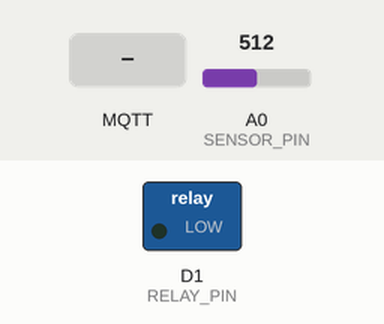
This sketch was run on a simulated ESP8266 (NodeMCU). Shown: switched loads named in the sketch (green lamp = pin HIGH). Inputs (shaded band) come from the test bench; at power-on: A0 (SENSOR_PIN) = 512. WiFi joins after 1.5 s; servers stay silent unless stated; no MQTT or app messages arrive unless stated; what the sketch prints to the serial monitor is not drawn.

Above: at 2.7 s.
2.8 s: MQTT message "TRIP" arrives on the first subscribed topic
At 3.4 s:
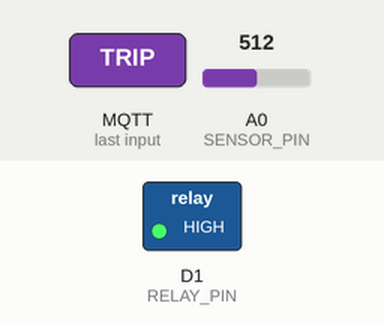
4.5 s: MQTT message "1" arrives on the first subscribed topic
6.0 s: MQTT message "on" arrives on the first subscribed topic
Timing chart, 0 to 9.0 s (numbered marks = the images above; inputs shaded):
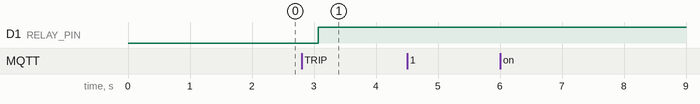

Measured:
- after the input at 2.8 s, D1 (RELAY_PIN): LOW → HIGH after 0.27 s
- after the input at 4.5 s, every drawn part: stays the same
- after the input at 6.0 s, every drawn part: stays the same

The sketch:

slave.ino
```cpp
#include <ESP8266WiFi.h>
#include <PubSubClient.h>

// NOTE: This code is for reference only.
// It acts as the ESP8266 node that publishes telemetry and responds to trips.

const char* ssid = "YOUR_WIFI_SSID";
const char* password = "YOUR_WIFI_PASSWORD";
const char* mqtt_server = "YOUR_MQTT_BROKER_IP";

const char* motor_id = "motor1";

String telemetry_topic = String("factory/") + motor_id + String("/telemetry");
String control_topic = String("factory/") + motor_id + String("/control");
String lwt_topic = String("factory/") + motor_id + String("/status");

WiFiClient espClient;
PubSubClient client(espClient);

// Hardware pins
const int RELAY_PIN = D1;
const int SENSOR_PIN = A0; // Shared analog pin for reference

void setup_wifi() {
  delay(10);
  Serial.println();
  Serial.print("Connecting to ");
  Serial.println(ssid);

  WiFi.begin(ssid, password);
  while (WiFi.status() != WL_CONNECTED) {
    delay(500);
    Serial.print(".");
  }
}

void reconnect() {
  // Loop until we're reconnected
  while (!client.connected()) {
    Serial.print("Attempting MQTT connection...");

    // Connect with Last Will and Testament (LWT)
    if (client.connect(motor_id, "node_user", "node_pass", lwt_topic.c_str(), 1, true, "Offline")) {
      Serial.println("connected");
      // Publish "Online" status
      client.publish(lwt_topic.c_str(), "Online", true);
      // Subscribe to control topics for this specific motor
      client.subscribe(control_topic.c_str());
    } else {
      Serial.print("failed, rc=");
      Serial.print(client.state());
      Serial.println(" try again in 5 seconds");
      delay(5000);
    }
  }
}

void callback(char* topic, byte* payload, unsigned int length) {
  String message;
  for (unsigned int i = 0; i < length; i++) {
    message += (char)payload[i];
  }

  Serial.print("Message arrived on topic: ");
  Serial.print(topic);
  Serial.print(". Message: ");
  Serial.println(message);

  // If the server detected an anomaly and sent a TRIP command
  if (String(topic) == control_topic && message == "TRIP") {
    Serial.println("Emergency TRIP received from server! Deploying relay...");
    digitalWrite(RELAY_PIN, HIGH); // Assuming HIGH trips the mechanical relay
  }
}

void setup() {
  Serial.begin(115200);

  // Set relay as output and ensure it is not tripped at startup
  pinMode(RELAY_PIN, OUTPUT);
  digitalWrite(RELAY_PIN, LOW);

  setup_wifi();

  client.setServer(mqtt_server, 1883);
  client.setCallback(callback);
}

void loop() {
  if (!client.connected()) {
    reconnect();
  }
  client.loop();

  // Reference telemetry sampling logic (In reality, replace with specific sensors)
  float voltage = analogRead(SENSOR_PIN) * (3.3 / 1023.0) * 100.0;
  float current = 5.5; // Example load
  float vibration = 1.05; // Example MPU6050 reading

  // Construct compact JSON payload
  String payload = "{\"voltage\":" + String(voltage, 2) +
                   ",\"current\":" + String(current, 2) +
                   ",\"vibration\":" + String(vibration, 2) + "}";

  // Publish telemetry every 500ms
  client.publish(telemetry_topic.c_str(), payload.c_str());

  delay(500);
}
```
